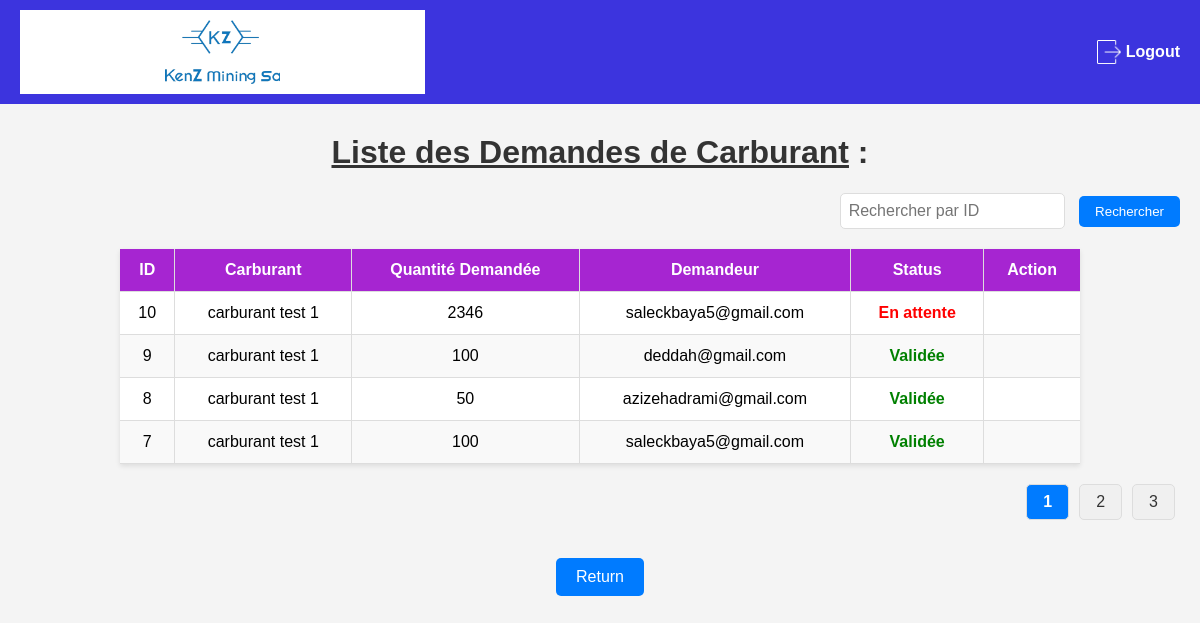
The page /modif_stock_carburant/liste_demande_carburant.php (signed in) on the database its author committed.
### tables this page shows
CREATE TABLE IF NOT EXISTS `demande_carburant` (
  `id` int NOT NULL AUTO_INCREMENT,
  `carburant_id` int NOT NULL,
  `quantite_demande` int NOT NULL,
  `demandeur` varchar(255) NOT NULL,
  `date_demande` datetime NOT NULL DEFAULT CURRENT_TIMESTAMP,
  `status` varchar(50) NOT NULL DEFAULT 'En attente',
  PRIMARY KEY (`id`),
  KEY `carburant_id` (`carburant_id`)
);

CREATE TABLE IF NOT EXISTS `carburant` (
  `id` int NOT NULL AUTO_INCREMENT,
  `categorie` varchar(50) DEFAULT 'CARBURANT',
  `libelle` varchar(255) NOT NULL,
  `piece` blob,
  `prix` decimal(10,2) NOT NULL,
  `beneficiaire` varchar(255) NOT NULL,
  `quantite` int NOT NULL,
  `n_stock` varchar(50) NOT NULL,
  `validated` tinyint(1) NOT NULL DEFAULT '0',
  `Objet` varchar(255) NOT NULL,
  `Total` decimal(10,2) NOT NULL,
  PRIMARY KEY (`id`)
);

### modif_stock_carburant/liste_demande_carburant.php (the view, shortened to what this page needs)
<?php
include '../serv_projet1.php';
$limit = 4;
$page = isset($_GET['page']) ? intval($_GET['page']) : 1;
$offset = ($page - 1) * $limit;
$sql_count = "SELECT COUNT(*) AS total FROM demande_carburant WHERE status = 'En attente' OR status = 'Validée'";
$result_count = $conn->query($sql_count);
$row_count = $result_count->fetch_assoc();
$total_demandes = $row_count['total'];
$total_pages = ceil($total_demandes / $limit);
$sql = "SELECT dc.id, c.libelle, dc.quantite_demande, dc.demandeur, dc.status
        FROM demande_carburant dc
        JOIN carburant c ON dc.carburant_id = c.id
        WHERE dc.status = 'En attente' OR dc.status = 'Validée'
        LIMIT $limit OFFSET $offset";
$search = isset($_GET['search']) ? intval($_GET['search']) : null;
if ($search) {
    $sql = "SELECT dc.id, c.libelle, dc.quantite_demande, dc.demandeur, dc.status
            FROM demande_carburant dc
            JOIN carburant c ON dc.carburant_id = c.id
            WHERE dc.id = ?";
    $stmt = $conn->prepare($sql);
    $stmt->bind_param("i", $search);
    $stmt->execute();
    $result = $stmt->get_result();
    $error_message = '';
    if ($result->num_rows == 0) {
        $error_message = 'Demande inexistante !';
    }
    } else {
        $result = $conn->query($sql);
    }
?>
<!DOCTYPE html>
<html lang="fr">
<head>
    <link rel="stylesheet" type="text/css" href="../css/styles_liste_demande_carburant.css">
</head>
<body>
    <header>
        <nav>
            <div class="logo-container">
                <img src="../img/LOGO.png" alt="Logo de Kenz Mining SA" class="logo-image">
            </div>
            <a href="../logout.php" class="logout-link">
                <div class="logout">
                    <img src="../img/icon_logout.png" alt="icon_logout" class="logout">
                    <p>Logout</p>
                </div>
            </a>
        </nav>
    </header>
    <h1><b><u>Liste des Demandes de Carburant</u> :</b></h1>
   <div style="display: flex; justify-content: flex-end; margin-bottom: 10px; padding-right: 20px;">
        <form method="GET" action="">
            <input type="text" id="searchInput" name="search" placeholder="Rechercher par ID" style="padding: 8px; font-size: 16px;">
            <button type="submit" style="margin-left: 10px; padding: 8px 16px; background-color: #007bff; color: white; border: none; border-radius: 5px;">Rechercher</button>
        </form>
    </div>
    <table>
        <thead>
            <tr>
                <th>ID</th>
                <th>Carburant</th>
                <th>Quantité Demandée</th>
                <th>Demandeur</th>
                <th>Status</th>
                <th>Action</th>
            </tr>
        </thead>
        <tbody>
            <?php
            if ($result->num_rows > 0) {
                while ($row = $result->fetch_assoc()) {
                    $status = $row['status'];
                    $status_style = '';
                    if ($status == 'Validée') {
                        $status_style = '<span style="font-weight:bold; color:green;">' . $status . '</span>';
                    } elseif ($status == 'En attente') {
                        $status_style = '<span style="font-weight:bold; color:red;">' . $status . '</span>';
                    }
                    echo "<tr>
                            <td>" . $row['id'] . "</td>
                            <td>" . htmlspecialchars($row['libelle']) . "</td>
                            <td>" . $row['quantite_demande'] . "</td>
                            <td>" . htmlspecialchars($row['demandeur']) . "</td>
                            <td>" . $status_style . "</td>";
                    if ($_SESSION['role'] == 51) {
                        echo "<td><a href='valider_demande_carburant.php?id=". $row['id'] ."'>Valider</a></td>";
                    } else {
                        echo "<td></td>";
                    }
                    echo "</tr>";
                }
            } else {
                echo "<tr><td colspan='6'>Aucune demande en attente.</td></tr>";
            }
            ?>
        </tbody>
    </table>
    <div class="pagination">
        <?php
        if ($total_pages > 1) {
            for ($i = 1; $i <= $total_pages; $i++) {
                if ($i == $page) {
                    echo "<span><strong>$i</strong></span> ";
                } else {
                    echo "<a href='?page=$i'>$i</a> ";
                }
            }
        }
        ?>
    </div>
    <br>
    <div class = 'btn-return'>
        <a href="../Formulaires/Formulaire_Carburant.php" class="btn-blue">Return</a>
    </div>
</body>
</html>

### css/styles_liste_demande_carburant.css (style rules this page uses)
body { font-family: Arial, sans-serif; background-color: #f4f4f4; margin: 0; padding: 0; }
header { background-color: #3c34de; color: #fff; padding: 10px 0; }
.logo-container { background-color: white; padding: 10px; display: flex; justify-content: center; align-items: center; }
.logo-image { max-width: 30%; height: auto; }
.logout-link { text-decoration: none; color: inherit; }
.logout img { width: 24px; height: 24px; margin-left: 5px; filter: brightness(0) invert(1); }
.logout { display: flex; align-items: center; gap: 5px; font-size: 16px; font-weight: bold; cursor: pointer; }
nav { display: flex; justify-content: space-between; align-items: center; padding: 0 20px; }
.logout img { width: 24px; height: 24px; filter: brightness(0) invert(1); }
.logout img { margin-left: 10px; }
h1 { text-align: center; margin-top: 30px; color: #333; }
table { width: 80%; margin: 20px auto; border-collapse: collapse; box-shadow: 0 2px 5px rgba(0, 0, 0, 0.1); background-color: #fff; }
table thead { background-color: #a625d1; color: #fff; }
table thead th { padding: 12px; text-align: center; border-bottom: 1px solid #ddd; border-right: 1px solid #ddd; }
table thead th:last-child { border-right: none; }
table tbody tr { border-bottom: 1px solid #ddd; }
table tbody tr:nth-child(even) { background-color: #f9f9f9; }
table tbody td { padding: 12px; text-align: center; border-right: 1px solid #ddd; }
table tbody td:last-child { border-right: none; }
.btn-blue { display: inline-block; padding: 10px 20px; font-size: 16px; color: #fff; background-color: #007bff; border: none; border-radius: 5px; text-decoration: none; cursor: pointer; transition: background-color 0.3s ease; }
.btn-return { margin:20px 0; text-align: center; }
.pagination { display: flex; justify-content: flex-end; margin-top: 20px; padding-right: 20px; }
.pagination a, .pagination span { margin: 0 5px; padding: 8px 16px; text-decoration: none; background-color: #f0f0f0; color: #333; border-radius: 5px; border: 1px solid #ddd; transition: background-color 0.3s ease, color 0.3s ease; }
.pagination span { background-color: #007bff; color: white; font-weight: bold; }
.pagination a { cursor: pointer; }
#searchInput { padding: 8px; font-size: 16px; border: 1px solid #ddd; border-radius: 5px; }
button { cursor: pointer; }

### rows shown on the page
demande_carburant: id "10", carburant.libelle "carburant test 1", quantite_demande "2346", demandeur "saleckbaya5@gmail.com", status "En attente"
demande_carburant: id "9", carburant.libelle "carburant test 1", quantite_demande "100", demandeur "deddah@gmail.com", status "Validée"
demande_carburant: id "8", carburant.libelle "carburant test 1", quantite_demande "50", demandeur "azizehadrami@gmail.com", status "Validée"
demande_carburant: id "7", carburant.libelle "carburant test 1", quantite_demande "100", demandeur "saleckbaya5@gmail.com", status "Validée"
